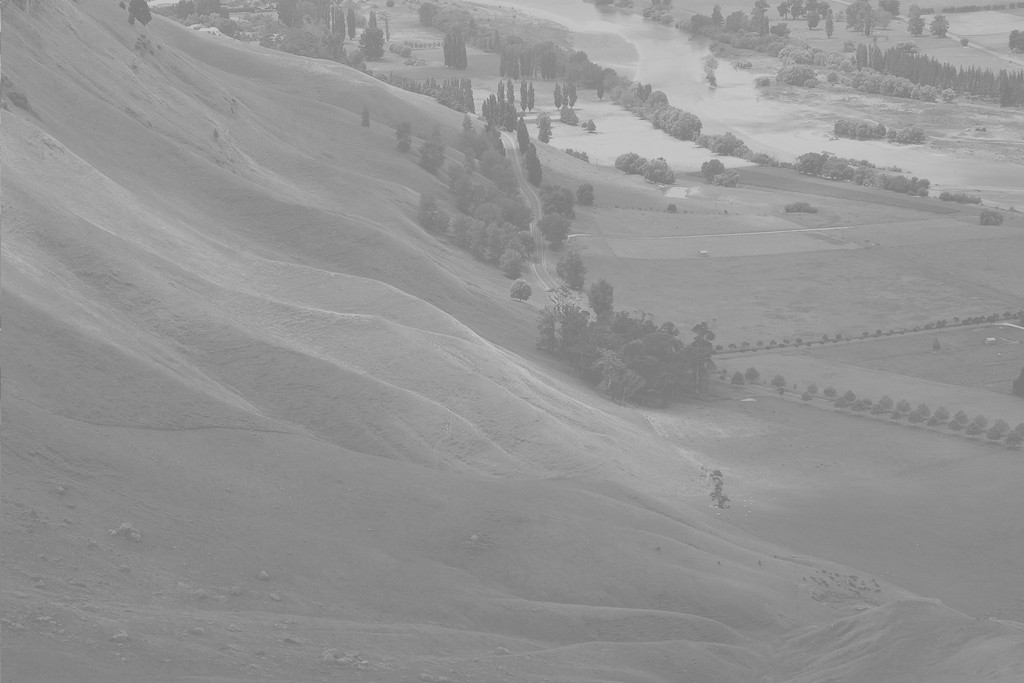
#> input picture HW_1/EXAMPLE.jpg, 1024 x 683 px, found by its file name
$ python C_operation_01.py
#> lines starting #> are read from the running program, lines starting #| are printed output that depends on the picture
import cv2 as cv2
import numpy as np
from matplotlib import pyplot as plt

img = cv2.imread('EXAMPLE.jpg',cv2.IMREAD_GRAYSCALE)
#> img is the input picture: shape (683, 1024); min 114, max 208, mean 148
# P01_flower   test_gray  EXAMPLE

histogram = np.zeros(256, dtype=np.uint32) # 存放讀到的pixel值
cdf = np.zeros(256, dtype=np.uint32) # 累積分布函數（cdf）
histogram_cdf = np.zeros(256, dtype=np.uint32) # 存放乘以CDF的pixel值

for k in range(len(histogram)):
    histogram[k] = np.sum(img.flat == k)
    cdf[k] = cdf[k-1] + histogram[k]  # 取的cdf累計"值"
#> after the loop, cdf = 256 values from 0 to 699392; histogram = 256 values, max 28701 at index 137, min 0 at index 0, mean 2732

for k in range(len(histogram_cdf)):                # 畫出來為累積直方圖
    histogram_cdf[k] = (cdf[k]-np.min(cdf))/(np.max(cdf)-np.min(cdf))*255
#> after the loop, histogram_cdf = 256 values from 0 to 255
    # [9 lines of commented-out code are left out]
plt.bar(range(len(histogram_cdf)), histogram_cdf, alpha=0.9, width = 1, lw=1)
# plt.hist(histogram_cdf, bins=256, range=[0, 255])
plt.show()
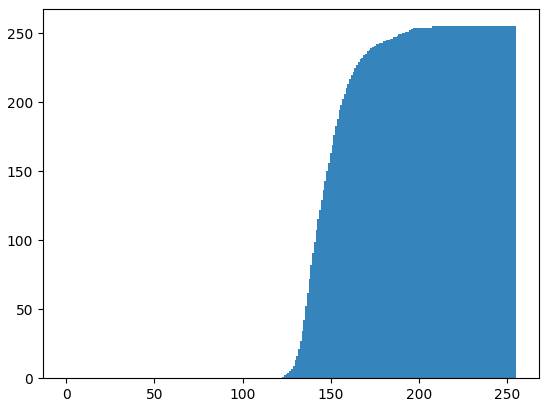
#> figure drawn by matplotlib, 1 panel


# [10 lines of commented-out code are left out]
